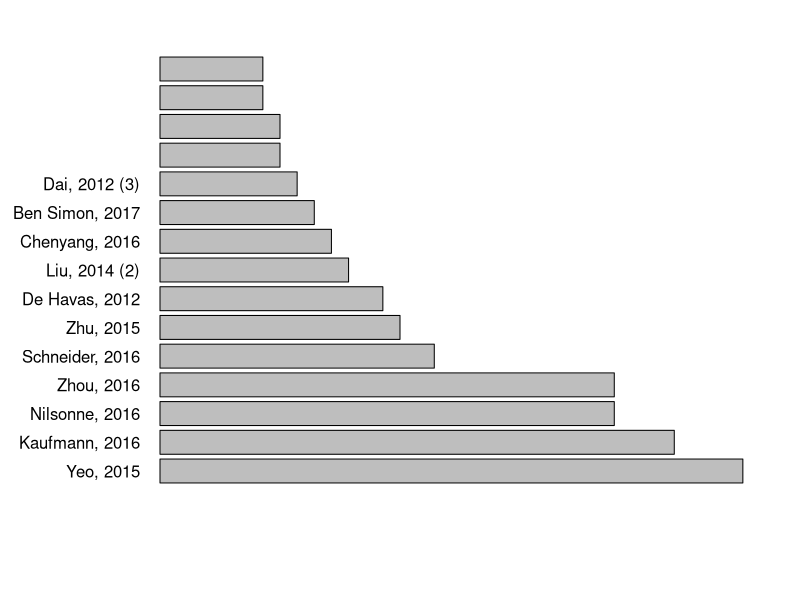

Reproduce this figure in R. (Note: this script raises an error after producing the figure.)
# Require packages
require(RColorBrewer)

# Define colors for plotting
cols <- brewer.pal(9, "Set1")
cols <- c(cols, "black")

# Read data; sort and process
data_for_barplot <- read.csv2("Resting State/Lit_review/data_for_barplot.csv")
names(data_for_barplot)[1] <- "name"
data_for_barplot <- data_for_barplot[order(data_for_barplot$n.analysed, decreasing = T), ]
data_for_barplot$constellation <- c("Singapore", "Oslo", "Stockholm", "Chongqing", "Munich", "Xi'an", "Singapore", "Chongqing", "Beijing", "Tel Aviv", "Nanchang", "Munich", "Beijing", "Zurich", "Nanchang")
data_for_barplot$location <- c("Singapore 2", "Oslo", "Stockholm", "Chongqing 2", "Munich 2", "Xi'an", "Singapore 1", "Chongqing 1", "Beijing 2", "Tel Aviv", "Nanchang 1", "Munich 1", "Beijing 1", "Zurich", "Nanchang 2")

# Make plots
par(mar=c(5,8,2,2))
barplot(data_for_barplot$n.analysed, names.arg = data_for_barplot$name, horiz = T, xlim = c(0, 70), las = 1, main = "Sample sizes", xlab = "n")
barplot(data_for_barplot$n.analysed, names.arg = data_for_barplot$location, horiz = T, xlim = c(0, 70), col = cols[c(1, 2, 3, 4, 5, 6, 1, 4, 7, 10, 8, 5, 7, 9, 8)], las = 1, main = "Sample sizes by location", xlab = "n")
